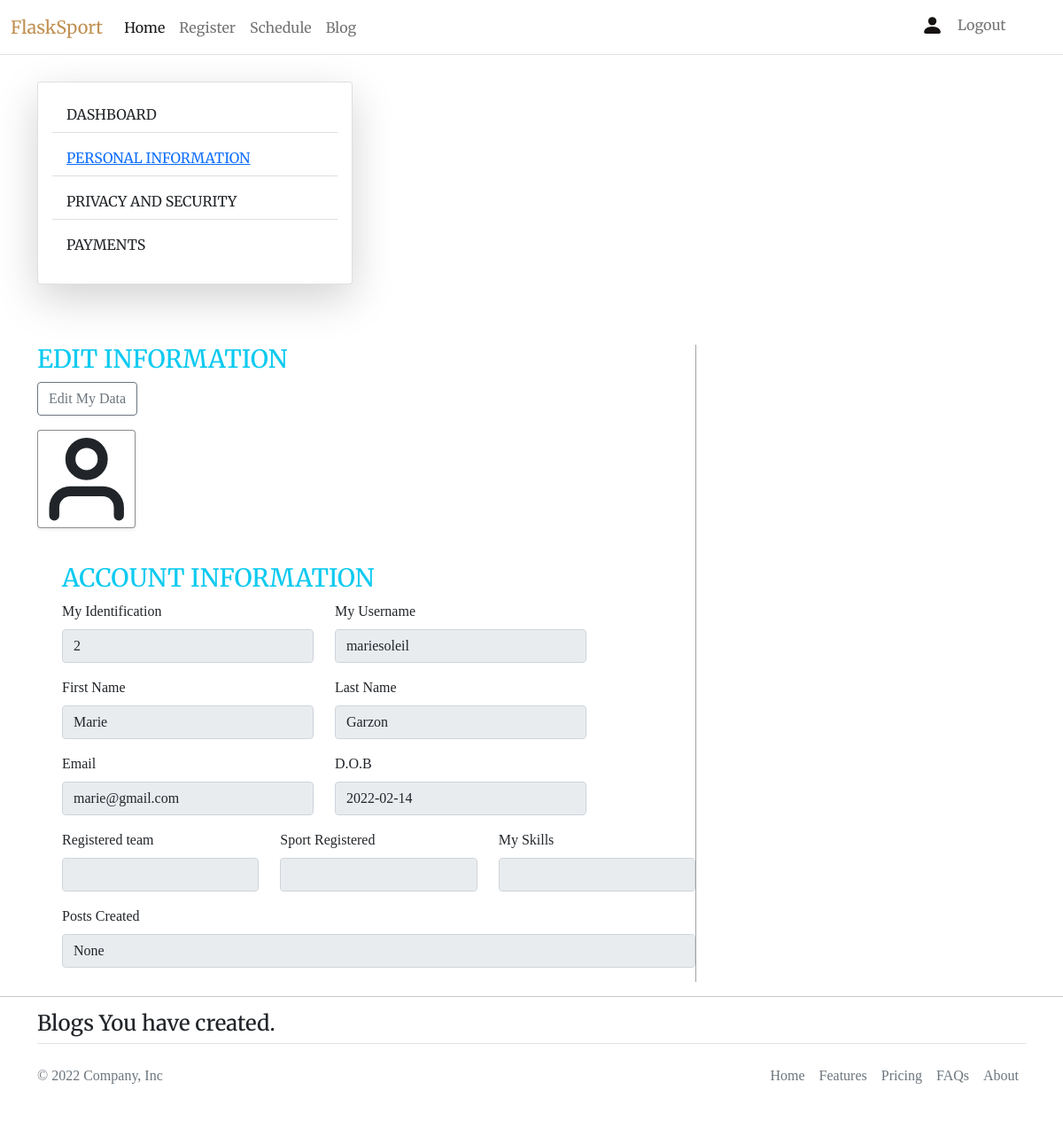
/user/user-profile/ (signed in), run on the app's committed database.
### sport/models.py (models this page shows, shortened)
class User(db.Model, UserMixin):
    id = db.Column(db.Integer(), primary_key=True)
    username = db.Column(db.String(length=20), nullable=False, unique=True)
    first_name = db.Column(db.String(length=30), nullable=False, unique=True)
    last_name = db.Column(db.String(length=20), nullable=False, unique=True)
    email = db.Column(db.String(length=20), nullable=False, unique=True)
    password_hash = db.Column(db.String(length=80), nullable=False)
    date_of_birth = db.Column(db.String(length=10), nullable=False)
    team_id = db.Column(
        db.Integer(), db.ForeignKey("team.id"), nullable=True
    )  # created only when the user registers for sport.
    is_registered = db.Column(
        db.Boolean(), nullable=True
    )  # updated when user registers.
    user_bookmarked = db.relationship("Bookmarks", backref="user", lazy=True)
    posts_created = db.relationship("Post", backref="user", lazy=True)
    player_attributes = db.relationship("Attributes", backref="user", lazy=True)
    @property
    def password(self):
        return self.password

### sport/routes.py (the view)
@app.route("/user/user-profile/", methods=["POST", "GET"])
@login_required
def view_user_profile():
    if request.method == "GET":
        blogs = Post.query.filter_by(creator_id=current_user.id).all()
        if current_user.team_id != None:
            team = Team.query.filter_by(id=int(current_user.team_id)).first()
            sport = Attributes.query.filter_by(id=int(current_user.id)).first()
            post = Post.query.filter_by(creator_id=int(current_user.id)).count()
        else:
            team = None
            sport = None
            post = None
        user_profile = ViewUserProfileForm()
        return render_template(
            "user/user-profile.html",
            user_profile=user_profile,
            team=team,
            sport=sport,
            post=post,
            blogs=blogs,
        )

### sport/forms.py
class ViewUserProfileForm(FlaskForm):
    id = StringField(label="My Identification", validators=[DataRequired()])
    username = StringField(label="My Username", validators=[DataRequired()])
    first_name = StringField(label="First Name", validators=[DataRequired()])
    last_name = StringField(label="Last Name", validators=[DataRequired()])
    email = StringField(label="Email", validators=[Email(), DataRequired()])
    date_of_birth = StringField(label="D.O.B", validators=[DataRequired()])
    team = StringField(label="Registered team", validators=[DataRequired()])
    sport = StringField(
        label="Sport Registered", validators=[DataRequired()]
    )  # retrieve from attributes
    post = StringField(
        label="Posts Created", validators=[DataRequired()]
    )  # retrieve from posts
    skill = StringField(
        label="My Skills", validators=[DataRequired()]
    )  # retrive from attrinutes

### sport/models.py (called while the page is built)
@login_manager.user_loader
def load_user(user_id):
    return User.query.get(int(user_id))

### sport/templates/user/user-profile.html (shortened to what this page needs)
{% extends 'base.html' %} {% block title %} {% endblock %} {% block content %}
<body>
  <div class="container">
    <div class="row">
      <div class="col-lg-4 col-md-6 col-sm-12" style="margin-top: 30px">
        <div class="card shadow-lg p-3 mb-5 bg-body rounded">
          <ul
            class="list-group list-group-flush"
            style="font-family: 'Merriweather', serif"
          >
            <li class="list-group-item mb-2">DASHBOARD</li>
            <li class="list-group-item mb-2">
              <a href="#personal-data">
              PERSONAL INFORMATION
            </a></li>
            <li class="list-group-item mb-2">PRIVACY AND SECURITY</li>
            <li class="list-group-item mb-2">PAYMENTS</li>
          </ul>
        </div>
      </div>
    <section id="personal-data">
      <div class="col-lg-8 col-md-6 col-sm-12 g-3" style="border-right: 1px solid rgba(0, 0, 0, 0.36); margin-top: 20px">
        <div class="mb-3">
          <h3 class="font-weight-bolder text-info" style="color: black">
            EDIT INFORMATION
          </h3>
          <button type="button" class="btn btn-outline-secondary" id="btns">
            Edit My Data
          </button>
        </div>
        <form method="POST" class="form-rigister">
          <div
            class="mb-3 shadow-sm bg-body rounded"
            style="margin-right: 85%; border: 1px solid rgba(0, 0, 0, 0.442)"
          >
            <svg
              xmlns="http://www.w3.org/2000/svg"
              width="100%"
              height="100%"
              viewBox="0 0 24 24"
              fill="none"
              stroke="currentColor"
              stroke-width="2.5"
              stroke-linecap="round"
              stroke-linejoin="round"
              class="feather feather-user"
            >
              <path d="M20 21v-2a4 4 0 0 0-4-4H8a4 4 0 0 0-4 4v2"></path>
              <circle cx="12" cy="7" r="4"></circle>
            </svg>
          </div>
          <br />
          <div class="row ms-3">
            <h3 class="text-info">ACCOUNT INFORMATION</h3>
          </div>
          {% if current_user.is_authenticated %}
          <fieldset disabled id="fieldset">
            <div class="row ms-3">
              <div class="col-lg-5 mb-3">
                {{user_profile.id.label(class="form-label")}}
                {{user_profile.id(class="form-control", autocomplete='off',
                placeholder='Indentity',value=current_user.id)}}
              </div>
              <div class="col-lg-5 mb-3">
                {{user_profile.username.label(class="form-label")}}
                {{user_profile.username(class="form-control",autocomplete='off',placeholder='User
                Name', value=current_user.username)}}
              </div>
            </div>
            <div class="row ms-3">
              <div class="col-lg-5 mb-3">
                {{user_profile.first_name.label(class="form-label")}}
                {{user_profile.first_name(class="form-control",autocomplete='off',placeholder='Team
                Name', value=current_user.first_name)}}
              </div>
              <div class="col-lg-5 mb-3">
                {{user_profile.last_name.label(class="form-label")}}
                {{user_profile.last_name(class="form-control",autocomplete='off',placeholder='Team
                Name', value=current_user.last_name)}}
              </div>
            </div>
            <div class="row ms-3">
              <div class="col-lg-5 mb-3">
                {{user_profile.email.label(class="form-label")}}
                {{user_profile.email(class="form-control",
                value=current_user.email)}}
              </div>
              <div class="col-lg-5 mb-3">
                {{user_profile.date_of_birth.label(class="form-label")}}
                {{user_profile.date_of_birth(class="form-control",
                value=current_user.date_of_birth)}}
              </div>
            </div>
            <div class="row ms-3">
              <div class="col-lg-4 mb-3">
                {{user_profile.team.label(class="form-label")}}
                {{user_profile.team(class="form-control", value=team.name)}}
              </div>
              <div class="col-lg-4 mb-3">
                {{user_profile.sport.label(class="form-label")}}
                {{user_profile.sport(class="form-control",
                value=sport.sports_registered)}}
              </div>
              <div class="col-lg-4 mb-3">
                {{user_profile.skill.label(class="form-label")}}
                {{user_profile.skill(class="form-control",
                value=sport.skills_level)}}
              </div>
            </div>
            <div class="row ms-3">
              <div class="mb-3">
                {{user_profile.post.label(class="form-label")}}
                {{user_profile.post(class="form-control", value=post)}}
              </div>
            </div>
          </fieldset>
          {% endif %}
        </form>
      </div>
    </section>
    </div>
  </div>
  <hr />
  <section id="recent-blogs">
    <div class="container">
      <h4>Blogs You have created.</h4>
    </div>
  </section>
</body>
{% endblock %}

### sport/templates/user/user-profile.html (style rules this page uses)
svg { cursor: pointer; }

### sport/templates/base.html (style rules this page uses)
body { font-family: 'Times New Roman', Times, serif; }
h1, h3, h4 { font-family: 'Merriweather', serif; }

### data on the page
User: id "2", username "mariesoleil", first_name "Marie", last_name "Garzon", email "marie@gmail.com", date_of_birth "2022-02-14"

### other printed values
{{ user_profile.id.label(class="form-label") }} "My Identification"
{{ user_profile.username.label(class="form-label") }} "My Username"
{{ user_profile.first_name.label(class="form-label") }} "First Name"
{{ user_profile.last_name.label(class="form-label") }} "Last Name"
{{ user_profile.email.label(class="form-label") }} "Email"
{{ user_profile.date_of_birth.label(class="form-label") }} "D.O.B"
{{ user_profile.team.label(class="form-label") }} "Registered team"
{{ user_profile.sport.label(class="form-label") }} "Sport Registered"
{{ user_profile.skill.label(class="form-label") }} "My Skills"
{{ user_profile.post.label(class="form-label") }} "Posts Created"
